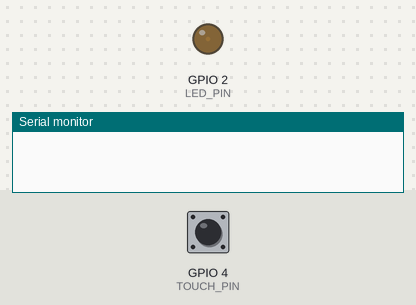
A sketch run on a simulated ESP32. Shown: output pins drawn as LEDs (lit = HIGH), the last lines printed to the serial monitor. The test bench sets the inputs (shaded band); at power-on: GPIO 4 (TOUCH_PIN) HIGH.

Above: at 1.05 s.
At 1.8 s:
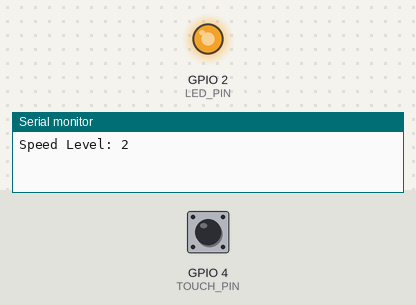
At 2.15 s:
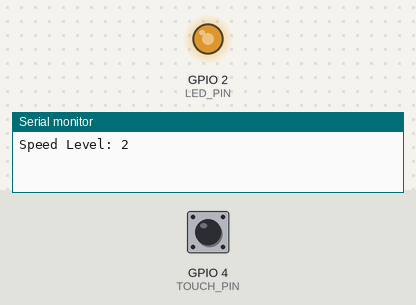
At 2.55 s:
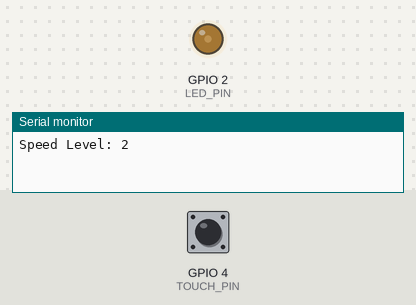
Timing chart, 0 to 5.0 s (numbered marks = the images above):
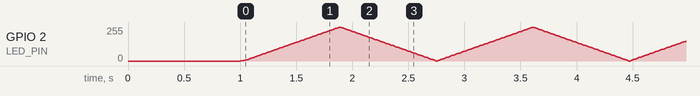

The sketch:

ex05.ino
```cpp
#define TOUCH_PIN 4
#define LED_PIN   2
#define threshold 400

const unsigned long DEBOUNCE_DELAY = 50;   // 防抖时间(ms)

bool lastReading = false;          // 上一次原始读取值
bool lastStableState = false;      // 上一次稳定后的状态
unsigned long lastChangeTime = 0;  // 状态变化时间戳

int brightness = 0;            // 当前亮度 (0~255)
int direction = 1;             // 方向：1递增，-1递减
int stepSize = 1;              // 当前步长（由档位决定）
int speedLevel = 1;            // 当前档位 (1,2,3)
const unsigned long UPDATE_INTERVAL = 10;  // 呼吸更新间隔(ms)
unsigned long lastUpdateTime = 0;

const int freq = 5000;         // 频率 5000Hz
const int resolution = 8;      // 分辨率 8位 (0-255)

void setup() {
  Serial.begin(115200);
  delay(1000); // 等待串口稳定

  ledcAttach(LED_PIN, freq, resolution);
  ledcWrite(LED_PIN, 0);

}

void loop() {
  int touchValue = touchRead(TOUCH_PIN);
  bool reading = (touchValue < threshold);  // true表示触摸

  // 检测状态变化（边缘触发）
  if (reading != lastReading) {
    lastChangeTime = millis();   // 记录变化时刻
  }
  lastReading = reading;  // 更新上一次原始状态

  // 软件防抖
  if ((millis() - lastChangeTime) > DEBOUNCE_DELAY) {
    bool stableState = reading;

    // 上升沿检测：从未触摸 -> 触摸（即按下的瞬间）
    if (stableState == true && lastStableState == false) {

      speedLevel++;
      if (speedLevel > 3) speedLevel = 1;

      // 根据档位设定步长（步长越大呼吸越快）
      switch (speedLevel) {
        case 1: stepSize = 1; break;
        case 2: stepSize = 3; break;
        case 3: stepSize = 5; break;
      }

      // 串口输出当前档位
      Serial.print("Speed Level: ");
      Serial.println(speedLevel);
    }
    lastStableState = stableState;  // 更新稳定状态
  }

  unsigned long currentMillis = millis();
  if (currentMillis - lastUpdateTime >= UPDATE_INTERVAL)
  {
    lastUpdateTime = currentMillis;

    // 亮度步进（使用当前档位决定的步长）
    brightness += stepSize * direction;

    // 边界反转（到达最亮或最暗时改变方向）
    if (brightness >= 255)
    {
      brightness = 255;
      direction = -1;
    } else if (brightness <= 0)
    {
      brightness = 0;
      direction = 1;
    }

    ledcWrite(LED_PIN, brightness);
  }
}
```
